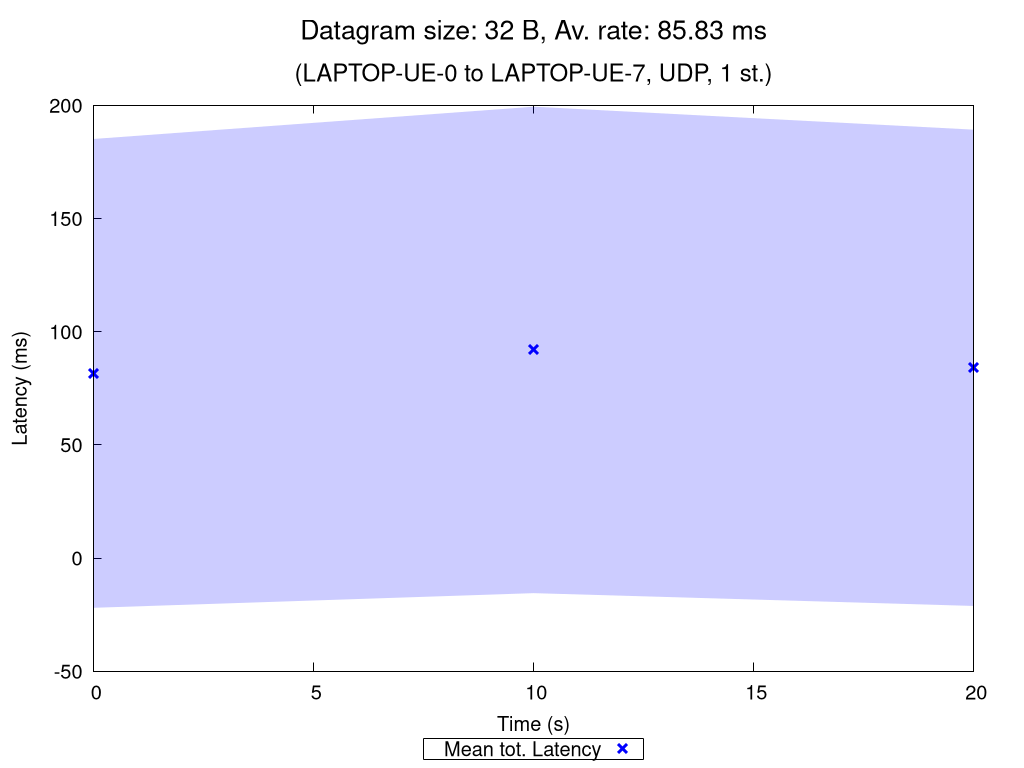

The script that saved this image:
set terminal pngcairo nocrop enhanced size 1024,768 font "Verdana,15"
set output "UDP_1_st_2020_11_02_13-00-41_one2two_00032B.png"

set title "{/=20 Datagram size: 32 B, Av. rate: 85.83 ms}\n\n{/=18 (LAPTOP-UE-0 to LAPTOP-UE-7, UDP, 1 st.)}"

set xlabel "Time (s)"
set ylabel "Latency (ms)"
set ytics nomirror
set key bmargin center horizontal box samplen 1 width -1
set bmargin 4.6
set rmargin 4.5

rf = 1.0  # rate factor
set style fill transparent solid 0.2 noborder
set autoscale xfix
plot "UDP_1_st_2020_11_02_13-00-41_one2two_00032B_iperf_processed.dat" using 1:($2/rf-$3/rf):($2/rf+$3/rf) with filledcurves lc rgb "blue" notitle, \
     "" using 1:($2/rf) with points pt 2 ps 1.5 lw 3 lc rgb "blue" title "Mean tot. Latency", \
